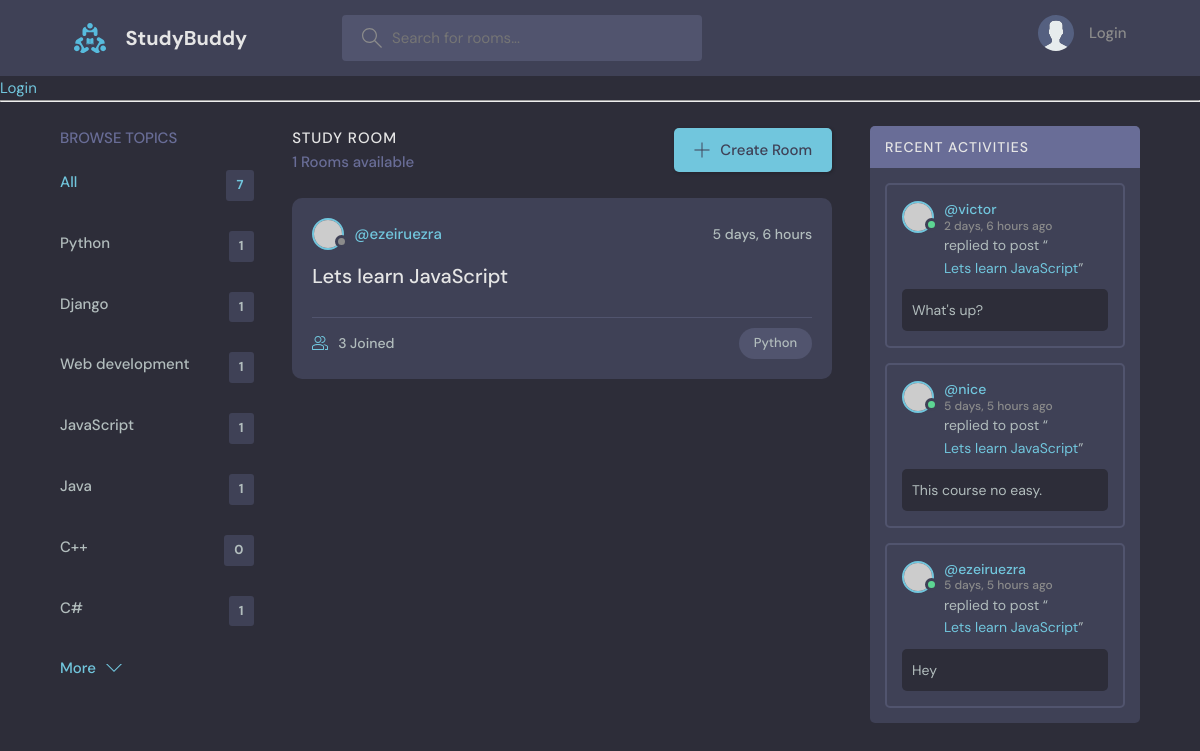
Screenshot of /?q=JavaScript with the database file from the repository.
### base/models.py (models this page shows, shortened)
class Topic(models.Model):
    name = models.CharField(max_length=200)

class Room(models.Model):
    host = models.ForeignKey(User, on_delete=models.SET_NULL, null=True)
    topic = models.ForeignKey(Topic, on_delete=models.SET_NULL, null=True)
    name = models.CharField(max_length=200)
    description = models.TextField(null=True, blank=True)
    participants = models.ManyToManyField(User, related_name='participants', blank=True)
    updated = models.DateTimeField(auto_now=True)
    created = models.DateTimeField(auto_now_add=True)
    class Meta:
        ordering = ['-updated', '-created']
    def __str__(self):
        return self.name

class Message(models.Model):
    user = models.ForeignKey(User, on_delete=models.CASCADE)
    room = models.ForeignKey(Room, on_delete=models.CASCADE)
    body = models.TextField()
    updated = models.DateTimeField(auto_now=True)
    created = models.DateTimeField(auto_now_add=True)
    class Meta:
        ordering = ['-updated', '-created']
    def __str__(self):
        return self.body[0:50]

### base/views.py (the view)
# urls.py: path('', views.home, name="home"),
def home(request):
    if request.GET.get('q') is not None:
        q = request.GET.get('q')
    else:
        q = ''
    rooms = Room.objects.filter(
        Q(topic__name__icontains=q) |
        Q(name__icontains=q) |
        Q(description__icontains=q)
    )
    room_count = rooms.count()
    topics = Topic.objects.all()
    room_messages = Message.objects.filter(Q(room__topic__name__icontains=q))
    context = {
        "rooms": rooms,
        "topics": topics,
        "room_count": room_count,
        "room_messages": room_messages
    }
    return render(request, "home.html", context)

### base/templates/home.html (shortened to what this page needs)
{% extends 'main.html' %}
{% block content %}
    <main class="layout layout--3">
      <div class="container">
        {% include 'topics_components.html' %}
        <div class="roomList">
          <div class="roomList__header">
            <div>
              <h2>Study Room</h2>
              <p>{{ room_count }} Rooms available</p>
            </div>
            <a class="btn btn--main" href="{% url 'create-room' %}">
              <svg version="1.1" xmlns="http://www.w3.org/2000/svg" width="32" height="32" viewBox="0 0 32 32">
                <title>add</title>
                <path
                  d="M16.943 0.943h-1.885v14.115h-14.115v1.885h14.115v14.115h1.885v-14.115h14.115v-1.885h-14.115v-14.115z"
                ></path>
              </svg>
              Create Room
            </a>
          </div>
          {% include 'feed_component.html' %}
        </div>
        {% include 'activity_component.html' %}
      </div>
    </main>
{% endblock %}

### base/templates/topics_components.html
<div class="topics">
          <div class="topics__header">
            <h2>Browse Topics</h2>
          </div>
          <ul class="topics__list">
            <li>
              <a href="{% url 'home' %}" class="active">All <span>{{ topics.count }}</span></a>
            </li>
              {% for topic in topics %}
            <li>
              <a href="{% url 'home' %}?q={{topic.name}}">{{ topic.name }} <span>{{ topic.room_set.all.count }}</span></a>
            </li>
              {%  endfor %}
          </ul>
          <a class="btn btn--link" href="topics.html">
            More
            <svg version="1.1" xmlns="http://www.w3.org/2000/svg" width="32" height="32" viewBox="0 0 32 32">
              <title>chevron-down</title>
              <path d="M16 21l-13-13h-3l16 16 16-16h-3l-13 13z"></path>
            </svg>
          </a>
        </div>

### base/templates/feed_component.html (shortened to what this page needs)
{% for room in rooms %}
<div class="roomListRoom">
            <div class="roomListRoom__header">
              <a href="{% url 'user-profile' room.host.id %}" class="roomListRoom__author">
                <div class="avatar avatar--small">
                  <img src="https://randomuser.me/api/portraits/women/11.jpg" />
                </div>
                <span>@{{room.host.username}}</span>
              </a>
              <div class="roomListRoom__actions">
                <span>{{ room.created|timesince }}</span>
              </div>
            </div>
            <div class="roomListRoom__content">
              <a href="{% url 'room' room.id %}">{{ room.name }}</a>
            </div>
            <div class="roomListRoom__meta">
              <a href="{% url 'room' room.id %}" class="roomListRoom__joined">
                {{ room.participants.all.count }} Joined
              </a>
              <p class="roomListRoom__topic">Python</p>
            </div>
          </div>
 {% endfor %}

### base/templates/activity_component.html (shortened to what this page needs)
<div class="activities">
          <div class="activities__header">
            <h2>Recent Activities</h2>
          </div>
          {% for message in room_messages %}
          <div class="activities__box">
            <div class="activities__boxHeader roomListRoom__header">
              <a href="{% url 'user-profile' message.user.id %}" class="roomListRoom__author">
                <div class="avatar avatar--small active">
                  <img src="https://randomuser.me/api/portraits/men/13.jpg" />
                </div>
                <p>
                  @{{ message.user }}
                  <span>{{ message.created|timesince }} ago</span>
                </p>
              </a>
            </div>
            <div class="activities__boxContent">
              <p>replied to post “<a href= "{% url 'room' message.room.id %}">{{ message.room }}</a>”</p>
              <div class="activities__boxRoomContent">
                <p>{{ message }}</p>
              </div>
            </div>
          </div>
      {% endfor %}
        </div>

### rows the page displays
Topic: name "Python", room_set.all.count "1"
Topic: name "Django", room_set.all.count "1"
Topic: name "Web development", room_set.all.count "1"
Topic: name "JavaScript", room_set.all.count "1"
Topic: name "Java", room_set.all.count "1"
Topic: name "C++", room_set.all.count "0"
Topic: name "C#", room_set.all.count "1"
Room: host.username "ezeiruezra", created "5 days, 6 hours", name "Lets learn JavaScript", participants.all.count "3"
Message: user "victor", created "2 days, 6 hours", room "Lets learn JavaScript", body "What's up?"
Message: user "nice", created "5 days, 5 hours", room "Lets learn JavaScript", body "This course no easy."
Message: user "ezeiruezra", created "5 days, 5 hours", room "Lets learn JavaScript", body "Hey"

### other values shown
{{ topics.count }} "7"
{{ room_count }} "1"
